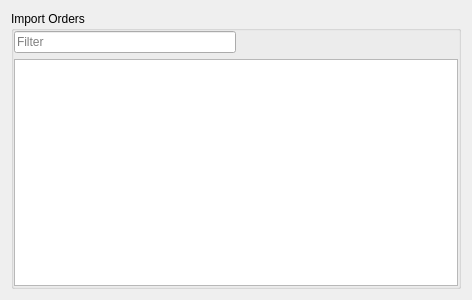
<?xml version="1.0" encoding="UTF-8"?>
<ui version="4.0">
 <class>OrderPickerDialog</class>
 <widget class="QDialog" name="OrderPickerDialog">
  <property name="geometry">
   <rect>
    <x>0</x>
    <y>0</y>
    <width>472</width>
    <height>300</height>
   </rect>
  </property>
  <property name="windowTitle">
   <string>Pilih Konsumen</string>
  </property>
  <layout class="QHBoxLayout" name="horizontalLayout_2">
   <item>
    <widget class="QGroupBox" name="groupBox">
     <property name="title">
      <string>Import Orders</string>
     </property>
     <layout class="QVBoxLayout" name="verticalLayout">
      <property name="leftMargin">
       <number>0</number>
      </property>
      <property name="topMargin">
       <number>0</number>
      </property>
      <property name="rightMargin">
       <number>0</number>
      </property>
      <property name="bottomMargin">
       <number>0</number>
      </property>
      <item>
       <layout class="QHBoxLayout" name="horizontalLayout">
        <item>
         <widget class="QLineEdit" name="lineEdit">
          <property name="placeholderText">
           <string>Filter</string>
          </property>
         </widget>
        </item>
        <item>
         <spacer name="horizontalSpacer">
          <property name="orientation">
           <enum>Qt::Orientation::Horizontal</enum>
          </property>
          <property name="sizeHint" stdset="0">
           <size>
            <width>40</width>
            <height>20</height>
           </size>
          </property>
         </spacer>
        </item>
       </layout>
      </item>
      <item>
       <widget class="QTableView" name="orderView"/>
      </item>
     </layout>
    </widget>
   </item>
  </layout>
 </widget>
 <resources/>
 <connections/>
</ui>
